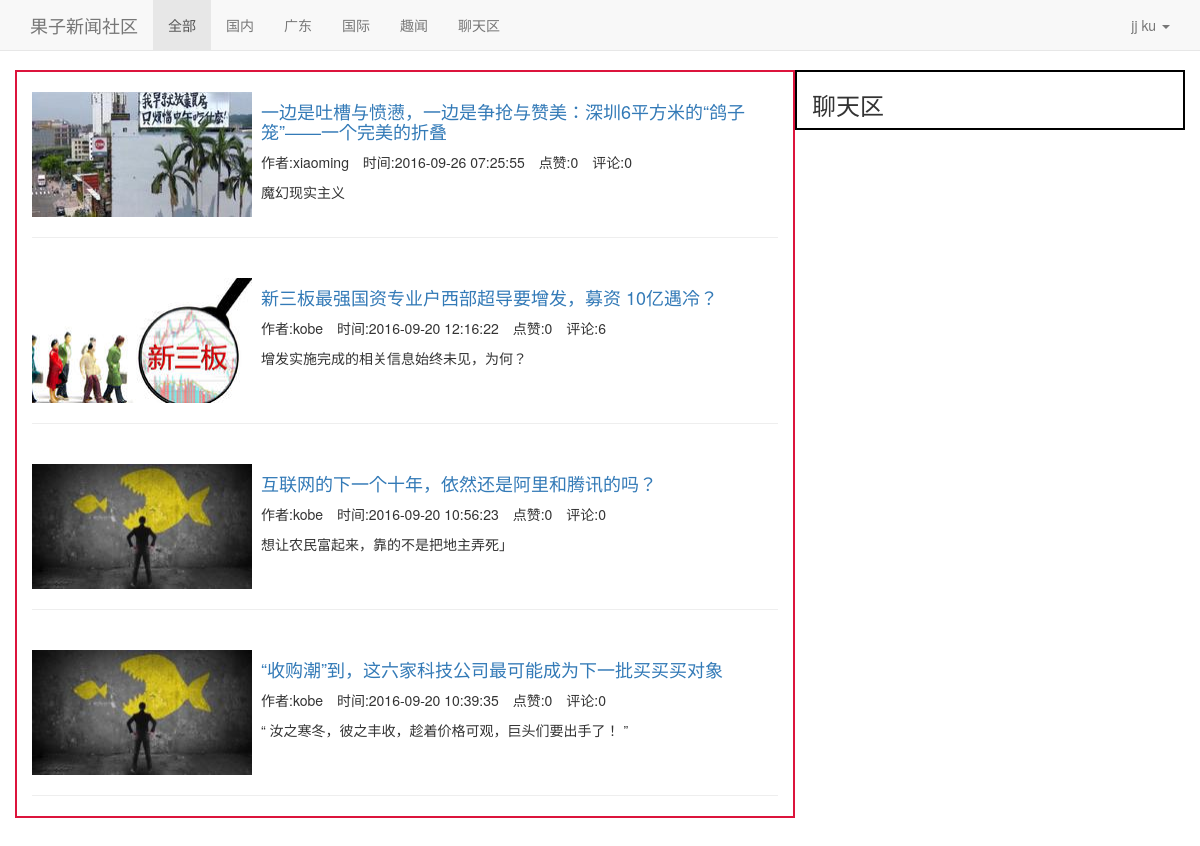
Screenshot of / (signed in) with the database file from the repository.
### web/models.py (models this page shows, shortened)
class UserProfile(models.Model):
    user = models.OneToOneField(User)
    name = models.CharField(max_length=32)
    groups = models.ManyToManyField('UserGroup')
    friends = models.ManyToManyField('self',related_name='my_friends')

class Article(models.Model):
    title = models.CharField(u"文章标题",max_length=255,unique=True)
    categroy = models.ForeignKey("Category",verbose_name=u"板块")
    head_img = models.ImageField(upload_to="uploads")
    summary = models.CharField(max_length=255)
    content = models.TextField(u"内容")
    author = models.ForeignKey("UserProfile")
    publish_date = models.DateTimeField(auto_now=True)
    hidden = models.BooleanField(default=True)
    priority = models.IntegerField(u"优先级",default=1000)

### web/views.py (the view)
# urls.py: url(r'^$', views.index,name='index'),
def index(request):
    articles = models.Article.objects.all()
    return render(request,'index.html',{'articles':articles})

### templates/index.html (shortened to what this page needs)
{% block encodqution %}
<!DOCTYPE html>
<html lang="en"><head><meta http-equiv="Content-Type" content="text/html; charset=UTF-8">
{% endblock %}
    <link href="/static/bootstrap/css/bootstrap.min.css" rel="stylesheet">
    <link href="/static/bootstrap/css/navbar-fixed-top.css" rel="stylesheet">
    <link href="/static/bootstrap/css/custom.css" rel="stylesheet">
  </head>
  <body>
    <nav class="navbar navbar-default navbar-fixed-top" >
      <div class="container">
        <div class="navbar-header">
          <a class="navbar-brand" href="http://v3.bootcss.com/examples/navbar-fixed-top/#">果子新闻社区</a>
        </div>
        <div id="navbar" class="navbar-collapse collapse">
          <ul class="nav navbar-nav">
            <li ><a href="{% url 'index' %}">全部</a></li>
            <li><a href="{% url 'category' 1 %}">国内</a></li>
            <li><a href="{% url 'category' 2 %}">广东</a></li>
            <li><a href="{% url 'category' 3 %}">国际</a></li>
            <li><a href="{% url 'category' 4 %}">趣闻</a></li>
            <li><a href="{% url 'web_chat' %}">聊天区</a></li>
          </ul>
          <ul class="nav navbar-nav navbar-right">
              {% if request.user.is_authenticated %}
                <li class="dropdown">
              <a href="http://v3.bootcss.com/examples/navbar-fixed-top/#" class="dropdown-toggle" data-toggle="dropdown" aria-expanded="false">{{ request.user.userprofile.name }} <span class="caret"></span></a>
            </li>
              {% else %}
                   <li><a href="{% url 'login' %}">注册\登陆</a></li>
              {% endif %}
          </ul>
        </div>
      </div>
    </nav>
    <div class="container">
        {% block content %}
            <div class="row">
                <div class="col-md-8 left-content-panel">
                    <div class="content-box">
                        {% for article in articles reversed %}
                            <br>
                                <div class="article-box row">
                                    <div class="article-head-img col-md-3">
                                        <img src="{{ article.head_img }}">
                                    </div>
                                    <div class="article-summary col-md-8">
                                        <h4 ><a href="{% url 'article_detail' article.id %}">{{ article.title }}</a></h4>
                                        <div class="article-attr">
                                            <ul class="list-inline">
                                                <li>作者:{{ article.author.name }}</li>
                                                <li>时间:{{ article.publish_date|date:"Y-m-d H:i:s" }}</li>
                                                <li>点赞:{{ article.thumbup_set.select_related.count }}</li>
                                                <li>评论:{{ article.comment_set.select_related.count }}</li>
                                            </ul>
                                        </div>
                                        <p>
                                            {{ article.summary }}
                                        </p>
                                    </div>
                                </div>
                            <hr>
                        {% endfor %}
                    </div>
                </div>
                    <div class="col-md-4 right-sidebar">
                        <h3>聊天区</h3>
                    </div>
            </div>
        {% endblock %}
    </div>
</body></html>

### rows the page displays
Article: head_img (picture), title "一边是吐槽与愤懑，一边是争抢与赞美：深圳6平方米的“鸽子笼”——一个完美的折叠", author.name "xiaoming", publish_date "2016-09-26 07:25:55", thumbup_set.select_related.count "0", comment_set.select_related.count "0", summary "魔幻现实主义"
Article: head_img (picture), title "新三板最强国资专业户西部超导要增发，募资 10亿遇冷？", author.name "kobe", publish_date "2016-09-20 12:16:22", thumbup_set.select_related.count "0", comment_set.select_related.count "6", summary "增发实施完成的相关信息始终未见，为何？"
Article: head_img (picture), title "互联网的下一个十年，依然还是阿里和腾讯的吗？", author.name "kobe", publish_date "2016-09-20 10:56:23", thumbup_set.select_related.count "0", comment_set.select_related.count "0", summary "想让农民富起来，靠的不是把地主弄死」"
Article: head_img (picture), title "“收购潮”到，这六家科技公司最可能成为下一批买买买对象", author.name "kobe", publish_date "2016-09-20 10:39:35", thumbup_set.select_related.count "0", comment_set.select_related.count "0", summary "“ 汝之寒冬，彼之丰收，趁着价格可观，巨头们要出手了！ ”"

### other values shown
{{ request.user.userprofile.name }} "jj ku"
